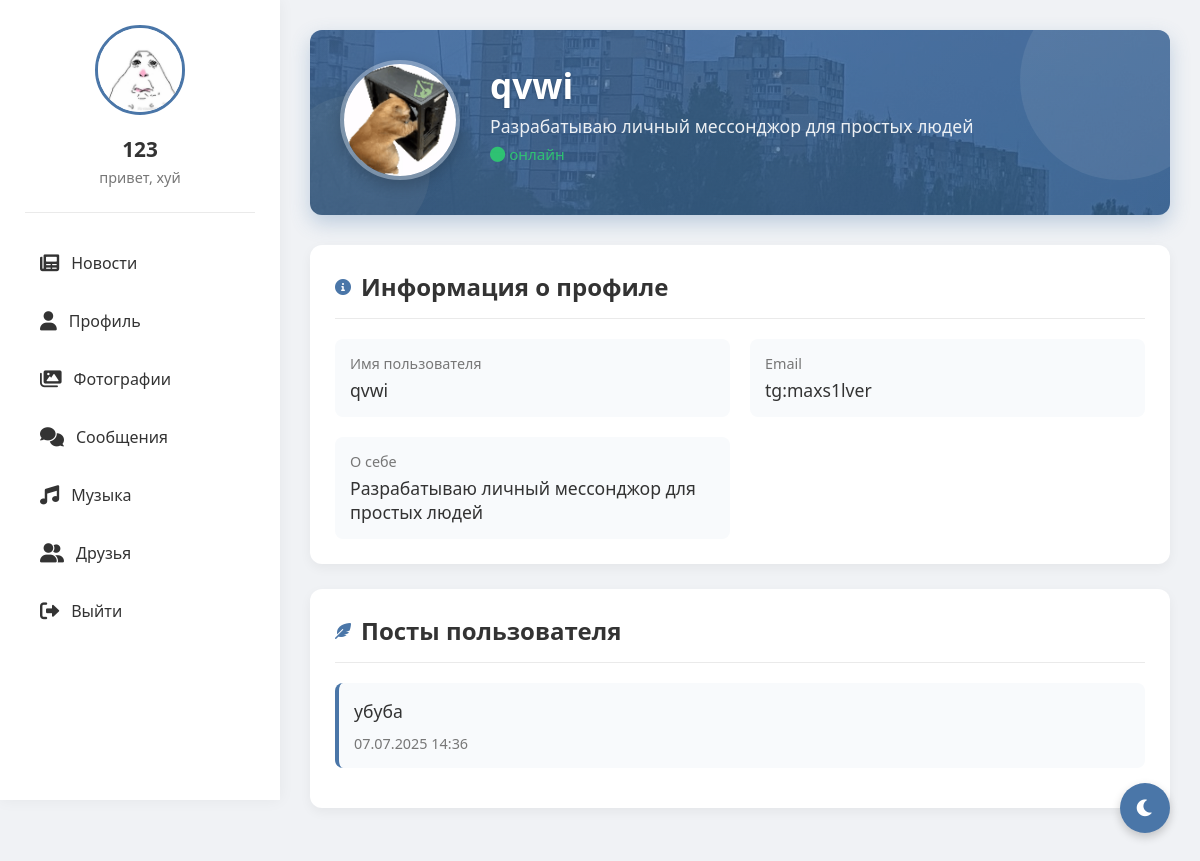
/profile/1 (signed in), run on an earlier commit of the app's database.
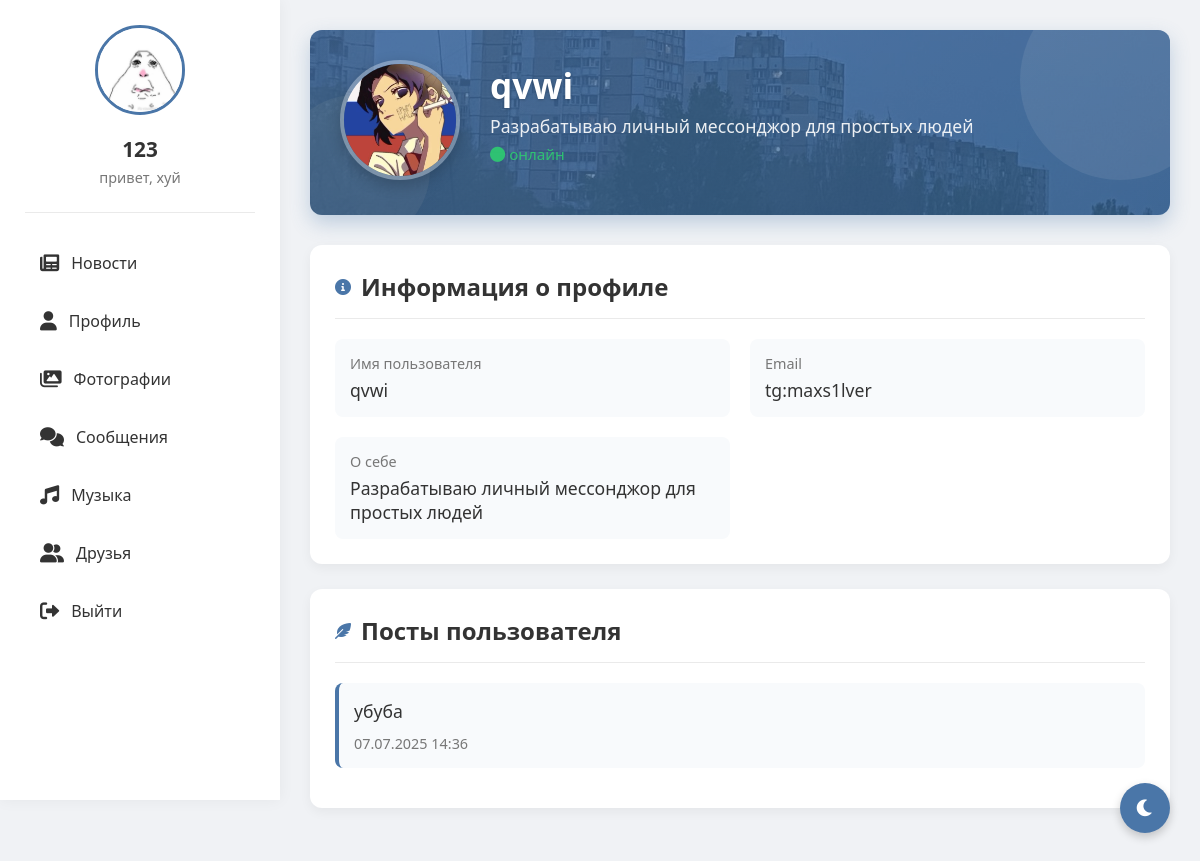
And on a later commit of the database.
### tables this page shows
CREATE TABLE users (
                id INTEGER PRIMARY KEY AUTOINCREMENT,
                username TEXT UNIQUE NOT NULL,
                password TEXT NOT NULL,
                email TEXT,
                bio TEXT,
                avatar TEXT, role TEXT DEFAULT 'user' CHECK(role IN ('admin', 'moderator', 'user')), is_online BOOLEAN DEFAULT FALSE, last_seen DATETIME, banner TEXT, is_blocked BOOLEAN DEFAULT 0, block_reason TEXT);

### routes/profile.py (the view, shortened to what this page needs)
@bp.route('/profile', methods=['GET', 'POST'], defaults={'user_id': None})
@bp.route('/profile/<int:user_id>', methods=['GET'])
def profile(user_id):
    if 'user_id' not in session:
        return redirect(url_for('auth.index'))
    if user_id is None:
        user_id = session['user_id']
        is_own_profile = True
    else:
        is_own_profile = (user_id == session['user_id'])
    conn = get_db()
    c = conn.cursor()
    c.execute("SELECT id, username, email, bio, avatar, role FROM users WHERE id = ?", (session['user_id'],))
    me = c.fetchone()
    current_user = {
        'id': me[0],
        'username': me[1],
        'email': me[2],
        'bio': me[3],
        'avatar': me[4],
        'role': me[5]
    } if me else None
    c.execute("SELECT id, username, email, bio, avatar, banner, is_online, last_seen, is_blocked, block_reason FROM users WHERE id = ?", (user_id,))
    user = c.fetchone()
    if not user:
        flash('Пользователь не найден', 'error')
        conn.close()
        return redirect(url_for('feed.feed'))
    user_data = {
        'id': user[0],
        'username': user[1],
        'email': user[2],
        'bio': user[3],
        'avatar': user[4],
        'banner': user[5],
        'is_online': bool(user[6]),
        'last_seen': user[7],
        'is_blocked': bool(user[8]),
        'block_reason': user[9]
    }
    block_moderator = None
    c.execute("SELECT id, content, timestamp FROM posts WHERE user_id = ? ORDER BY timestamp DESC", (user_id,))
    posts = c.fetchall()
    conn.close()
    return render_template('profile.html',
                         user=user_data,
                         current_user=current_user,
                         block_moderator=block_moderator,
                         posts=posts,
                         is_own_profile=is_own_profile)

### app.py (called while the page is built)
def _gen_csrf_token():
    import secrets
    token = session.get('_csrf_token')
    if not token:
        token = secrets.token_urlsafe(32)
        session['_csrf_token'] = token
    return token

@app.context_processor
def inject_csrf():
    return {'csrf_token': _gen_csrf_token()}

@app.before_request
def csrf_protect():
    if request.method in ('POST','PUT','PATCH','DELETE'):
        if request.path.startswith('/socket.io') or request.path.startswith('/static'):
            return None
        if request.endpoint in {'auth.index'}:
            if not session.get('_csrf_token'):
                return None
        token = None
        token = request.headers.get('X-CSRFToken') or request.headers.get('X-CSRF-Token')
        if not token:
            token = request.form.get('csrf_token') or request.args.get('csrf_token')
        if not token and request.is_json:
            try:
                token = (request.get_json(silent=True) or {}).get('csrf_token')
            except Exception:
                token = None
        if not token or token != session.get('_csrf_token'):
            return ('CSRF token missing or invalid', 400)

### templates/profile.html (shortened to what the changed rows need)
<!DOCTYPE html>
<html lang="ru">
<head>
    <link href="https://cdnjs.cloudflare.com/ajax/libs/font-awesome/6.0.0/css/all.min.css" rel="stylesheet">
</head>
<body>
    <div class="app-container">
        <div class="content">
            <div class="profile-header">
                {% if user.banner %}
                <div class="profile-banner" style="background-image: url('{{ url_for('static', filename='uploads/' + user.banner) }}');"></div>
                {% endif %}
                <div class="profile-avatar">
                    <img src="{{ url_for('static', filename='uploads/' + user.avatar) if user.avatar else url_for('static', filename='uploads/default_avatar.png') }}"
                         alt="Avatar"
                         id="header-avatar"
                         onerror="this.onerror=null; this.src='{{ url_for('static', filename='uploads/default_avatar.png') }}'">
                </div>
                <div class="profile-info">
                    <h1>{{ user.username }}</h1>
                    <p>{{ user.bio or 'Пользователь социальной сети' }}</p>
                    <p style="margin-top:6px; font-size:0.95rem;">
                        {% if user.is_blocked %}
                            <span style="color:#e74c3c"><i class="fas fa-user-lock"></i> Профиль заблокирован</span>
                            {% if user.block_reason %}
                                <span style="display:block; color:#ffb4b4; margin-top:4px;">Причина: {{ user.block_reason | banreason }}</span>
                            {% endif %}
                        {% else %}
                            {% if user.is_online %}
                                <span style="color:#2ecc71"><i class="fas fa-circle"></i> онлайн</span>
                            {% else %}
                                <span style="color:#999"><i class="fas fa-clock"></i> был(а) {{ user.last_seen | datetimeformat }}</span>
                            {% endif %}
                        {% endif %}
                    </p>
                    <div class="profile-stats">
                    </div>
                </div>
            </div>
            <div class="section">
                <div class="section-title">
                    <h2>Информация о профиле</h2>
                </div>
                <div class="info-grid">
                    <div class="info-item">
                        <label>Имя пользователя</label>
                        <p>{{ user.username }}</p>
                    </div>
                    <div class="info-item">
                        <label>Email</label>
                        <p>{{ user.email or 'Не указан' }}</p>
                    </div>
                    <div class="info-item">
                        <label>О себе</label>
                        <p>{{ user.bio or 'Не указано' }}</p>
                    </div>
                </div>
            </div>
            <div class="section user-posts">
                <div class="section-title">
                    <h2>Посты пользователя</h2>
                </div>
            </div>
        </div>
    </div>
</body>
</html>

What changed in the data, as far as the page shows it:
changed users "qvwi": avatar: a different picture
